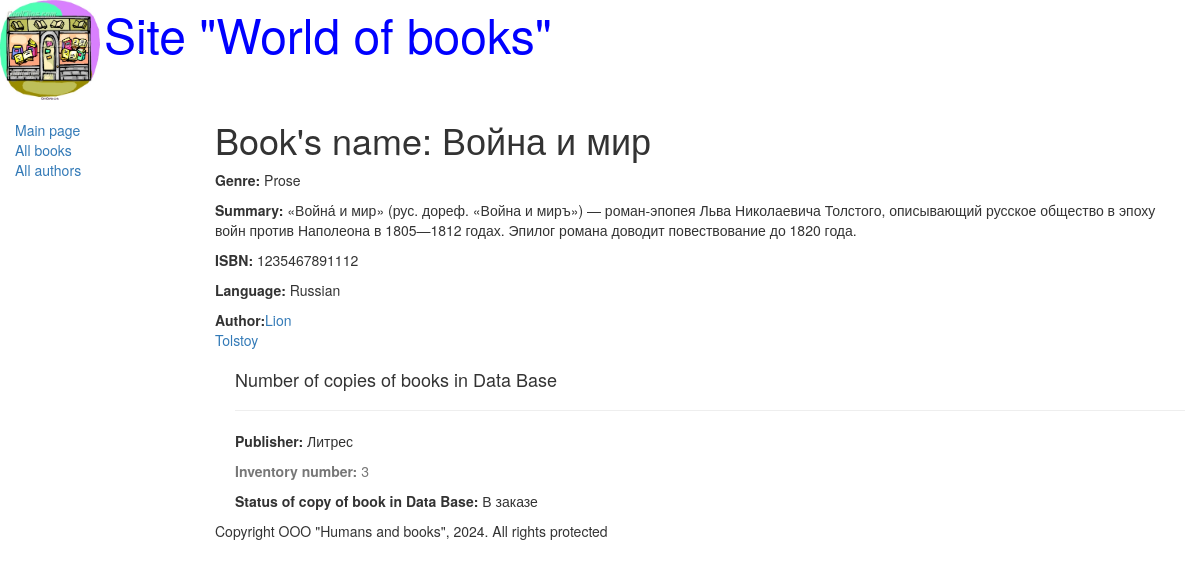
Page /book/3 on the committed database.
### catalog/models.py (models this page shows, shortened)
class Book(models.Model):
    title = models.CharField(max_length=200, help_text="Enter book's name", verbose_name="Book's name")
    genre = models.ForeignKey("Genre", on_delete=models.CASCADE, help_text="Choose genre for book", verbose_name="Book's genre", null=True)
    language = models.ForeignKey("Language", on_delete=models.CASCADE, help_text="Choose language for book", verbose_name="Book's language", null=True)
    author = models.ManyToManyField("Author", help_text="Choose book's author", verbose_name="Book's author")
    summary = models.TextField(max_length=1000, help_text="Enter summary for book", verbose_name="Book's summary")
    isbn = models.CharField(max_length=13, help_text="it's should to consist of 13 charcaters", verbose_name="Book's ISBN")
    def display_author(self):
        return ', '.join([author.last_name for author in self.author.all()])
    display_author.short_description = 'Authors'

class Genre(models.Model):
    name = models.CharField(max_length=200, help_text="Enter book genre's", verbose_name="Book's genre")
    def __str__(self):
        return self.name

class Language(models.Model):
    name = models.CharField(max_length=20, help_text="Enter book's language", verbose_name="Book's language")
    def __str__(self) -> str:
        return self.name

class Author(models.Model):
    first_name = models.CharField(max_length=100, help_text="Enter author first name", verbose_name="Author first name")
    last_name = models.CharField(max_length=100, help_text="Enter author last name", verbose_name="Author last name")
    date_of_birth = models.DateField(help_text="Enter birth date", verbose_name="Date of birth", null=True, blank=True)
    date_of_death = models.DateField(help_text="Enter death date", verbose_name="Date of death", null=True, blank=True)

class BookInstance(models.Model):
    book = models.ForeignKey("Book", on_delete=models.CASCADE, null=True)
    inv_nom = models.CharField(max_length=20, help_text="Enter book's inventory number", verbose_name="Inventory number")
    imprint = models.CharField(max_length=200, help_text="Enter publisher and year of issue", verbose_name="Publisher")
    status = models.ForeignKey("Status", on_delete=models.CASCADE, null=True)
    due_back = models.DateField(null=True, blank=True)

class Status(models.Model):
    name = models.CharField(max_length=20, help_text="Enter book's status", verbose_name="Book's status")
    def __str__(self) -> str:
        return self.name

### catalog/views.py (the view)
# urls.py: url(r'^book/(?P<pk>\d+)$', views.BookDetailView.as_view(), name='book-detail')
class BookDetailView(generic.DetailView):
    model = Book

### catalog/templates/catalog/book_detail.html (shortened to what this page needs)
{% extends "base_generic.html" %}
{% block content %}
    <h1>Book's name: {{ book.title }}</h1>
    <p><strong>Genre:</strong> {{ book.genre }}</p>
    <p><strong>Summary:</strong> {{ book.summary }}</p>
    <p><strong>ISBN:</strong> {{ book.isbn }}</p>
    <p><strong>Language:</strong> {{ book.language }}</p>
    {% for author in book.author.all %}
        <p><strong>Author:</strong><a href="">{{ author.first_name }}<br>{{ author.last_name }}</a></p>
    {% endfor %}
    <div style="margin-left:20px;margin-top:20px;">
        <h4>Number of copies of books in Data Base</h4>
        {% for copy in book.bookinstance_set.all %}
            <hr>
        <p><strong>Publisher:</strong> {{ copy.imprint }}</p>
        <p class="text-muted"><strong>Inventory number:</strong> {{ copy.id }}</p>
        <p><strong>Status of copy of book in Data Base:</strong> {{ copy.status }}</p>
        {% endfor %}
    </div>
{% endblock %}

### rows in the picture
Book: title "Война и мир", genre "Prose", summary "«Война́ и мир» (рус. дореф. «Война и миръ») — роман-эпопея Льва Николаевича Толстого, описывающий русское общество в эпоху войн против Наполеона в 1805—1812 годах. Эпилог романа доводит повествование до 1820 года.", isbn "1235467891112", language "Russian"
Author: first_name "Lion", last_name "Tolstoy"
BookInstance: imprint "Литрес", id "3", status "В заказе"
